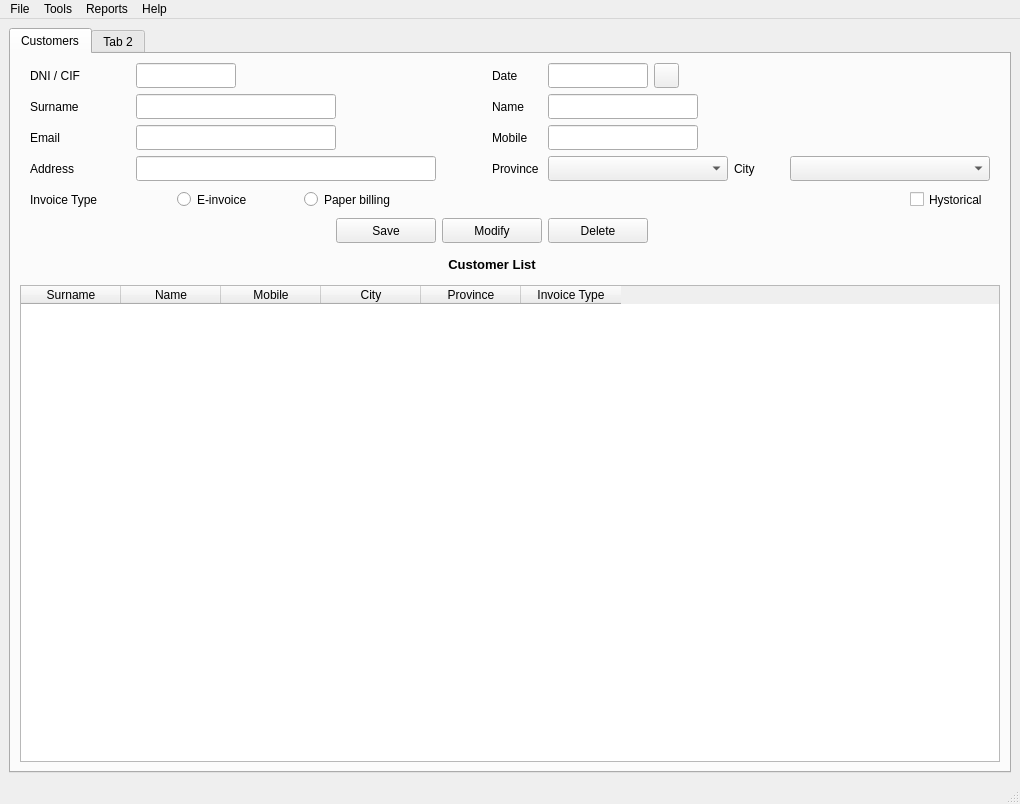
<?xml version="1.0" encoding="UTF-8"?>
<ui version="4.0">
 <class>MainWindow</class>
 <widget class="QMainWindow" name="MainWindow">
  <property name="geometry">
   <rect>
    <x>0</x>
    <y>0</y>
    <width>1020</width>
    <height>804</height>
   </rect>
  </property>
  <property name="windowTitle">
   <string>empresaTeis</string>
  </property>
  <property name="windowIcon">
   <iconset>
    <normaloff>../../../../../.designer/img/logo.ico</normaloff>../../../../../.designer/img/logo.ico</iconset>
  </property>
  <property name="iconSize">
   <size>
    <width>28</width>
    <height>28</height>
   </size>
  </property>
  <widget class="QWidget" name="centralwidget">
   <layout class="QHBoxLayout" name="horizontalLayout">
    <item>
     <widget class="QTabWidget" name="panelMain">
      <property name="currentIndex">
       <number>0</number>
      </property>
      <widget class="QWidget" name="tab">
       <attribute name="title">
        <string>Customers</string>
       </attribute>
       <layout class="QVBoxLayout" name="verticalLayout">
        <item>
         <layout class="QVBoxLayout" name="verticalLayout_2">
          <item>
           <layout class="QGridLayout" name="gridLayout_4">
            <item row="0" column="7">
             <spacer name="horizontalSpacer_3">
              <property name="orientation">
               <enum>Qt::Horizontal</enum>
              </property>
              <property name="sizeHint" stdset="0">
               <size>
                <width>40</width>
                <height>20</height>
               </size>
              </property>
             </spacer>
            </item>
            <item row="3" column="4">
             <layout class="QGridLayout" name="gridLayout">
              <item row="0" column="0">
               <widget class="QComboBox" name="cmbProvinceCli">
                <property name="minimumSize">
                 <size>
                  <width>180</width>
                  <height>25</height>
                 </size>
                </property>
                <property name="maximumSize">
                 <size>
                  <width>180</width>
                  <height>25</height>
                 </size>
                </property>
               </widget>
              </item>
              <item row="0" column="1" alignment="Qt::AlignRight">
               <widget class="QLabel" name="lblCityCli">
                <property name="minimumSize">
                 <size>
                  <width>50</width>
                  <height>25</height>
                 </size>
                </property>
                <property name="maximumSize">
                 <size>
                  <width>50</width>
                  <height>25</height>
                 </size>
                </property>
                <property name="text">
                 <string>City</string>
                </property>
               </widget>
              </item>
              <item row="0" column="2">
               <widget class="QComboBox" name="cmbCityCli">
                <property name="minimumSize">
                 <size>
                  <width>200</width>
                  <height>25</height>
                 </size>
                </property>
                <property name="maximumSize">
                 <size>
                  <width>200</width>
                  <height>25</height>
                 </size>
                </property>
               </widget>
              </item>
             </layout>
            </item>
            <item row="0" column="2">
             <widget class="QLineEdit" name="txtDniCif">
              <property name="minimumSize">
               <size>
                <width>100</width>
                <height>25</height>
               </size>
              </property>
              <property name="maximumSize">
               <size>
                <width>100</width>
                <height>25</height>
               </size>
              </property>
             </widget>
            </item>
            <item row="0" column="1">
             <widget class="QLabel" name="lblDniCif">
              <property name="minimumSize">
               <size>
                <width>50</width>
                <height>25</height>
               </size>
              </property>
              <property name="maximumSize">
               <size>
                <width>50</width>
                <height>25</height>
               </size>
              </property>
              <property name="text">
               <string>DNI / CIF</string>
              </property>
             </widget>
            </item>
            <item row="0" column="3" alignment="Qt::AlignRight">
             <widget class="QLabel" name="lblDateCli">
              <property name="minimumSize">
               <size>
                <width>50</width>
                <height>25</height>
               </size>
              </property>
              <property name="maximumSize">
               <size>
                <width>50</width>
                <height>25</height>
               </size>
              </property>
              <property name="text">
               <string>Date</string>
              </property>
             </widget>
            </item>
            <item row="1" column="1">
             <widget class="QLabel" name="lblSurnameCli">
              <property name="minimumSize">
               <size>
                <width>50</width>
                <height>25</height>
               </size>
              </property>
              <property name="maximumSize">
               <size>
                <width>50</width>
                <height>25</height>
               </size>
              </property>
              <property name="text">
               <string>Surname</string>
              </property>
             </widget>
            </item>
            <item row="0" column="4">
             <layout class="QGridLayout" name="gridLayout_6">
              <item row="0" column="0">
               <widget class="QLineEdit" name="txtDateCli">
                <property name="minimumSize">
                 <size>
                  <width>100</width>
                  <height>25</height>
                 </size>
                </property>
                <property name="maximumSize">
                 <size>
                  <width>100</width>
                  <height>25</height>
                 </size>
                </property>
                <property name="text">
                 <string/>
                </property>
                <property name="alignment">
                 <set>Qt::AlignCenter</set>
                </property>
                <property name="readOnly">
                 <bool>true</bool>
                </property>
               </widget>
              </item>
              <item row="0" column="1" alignment="Qt::AlignLeft">
               <widget class="QPushButton" name="btnDateCli">
                <property name="minimumSize">
                 <size>
                  <width>25</width>
                  <height>25</height>
                 </size>
                </property>
                <property name="maximumSize">
                 <size>
                  <width>25</width>
                  <height>25</height>
                 </size>
                </property>
                <property name="text">
                 <string/>
                </property>
                <property name="icon">
                 <iconset>
                  <normaloff>../../../../.designer/img/calendarioIcono.jpg</normaloff>../../../../.designer/img/calendarioIcono.jpg</iconset>
                </property>
                <property name="iconSize">
                 <size>
                  <width>20</width>
                  <height>20</height>
                 </size>
                </property>
               </widget>
              </item>
             </layout>
            </item>
            <item row="1" column="2">
             <widget class="QLineEdit" name="txtSurnameCli">
              <property name="minimumSize">
               <size>
                <width>200</width>
                <height>25</height>
               </size>
              </property>
              <property name="maximumSize">
               <size>
                <width>200</width>
                <height>25</height>
               </size>
              </property>
             </widget>
            </item>
            <item row="4" column="2">
             <layout class="QGridLayout" name="gridLayout_5">
              <item row="0" column="0">
               <widget class="QRadioButton" name="rdbFactureOnline">
                <property name="minimumSize">
                 <size>
                  <width>80</width>
                  <height>25</height>
                 </size>
                </property>
                <property name="maximumSize">
                 <size>
                  <width>80</width>
                  <height>25</height>
                 </size>
                </property>
                <property name="text">
                 <string>E-invoice</string>
                </property>
                <attribute name="buttonGroup">
                 <string notr="true">btnGroupInvoice</string>
                </attribute>
               </widget>
              </item>
              <item row="0" column="1">
               <widget class="QRadioButton" name="rdbFacturePaper">
                <property name="minimumSize">
                 <size>
                  <width>90</width>
                  <height>25</height>
                 </size>
                </property>
                <property name="maximumSize">
                 <size>
                  <width>80</width>
                  <height>25</height>
                 </size>
                </property>
                <property name="text">
                 <string>Paper billing</string>
                </property>
                <attribute name="buttonGroup">
                 <string notr="true">btnGroupInvoice</string>
                </attribute>
               </widget>
              </item>
             </layout>
            </item>
            <item row="3" column="3" alignment="Qt::AlignRight">
             <widget class="QLabel" name="lblProvinceCli">
              <property name="minimumSize">
               <size>
                <width>50</width>
                <height>25</height>
               </size>
              </property>
              <property name="maximumSize">
               <size>
                <width>50</width>
                <height>25</height>
               </size>
              </property>
              <property name="text">
               <string>Province</string>
              </property>
             </widget>
            </item>
            <item row="1" column="3" alignment="Qt::AlignRight">
             <widget class="QLabel" name="lblNameCli">
              <property name="minimumSize">
               <size>
                <width>50</width>
                <height>25</height>
               </size>
              </property>
              <property name="maximumSize">
               <size>
                <width>50</width>
                <height>25</height>
               </size>
              </property>
              <property name="text">
               <string>Name</string>
              </property>
             </widget>
            </item>
            <item row="2" column="1">
             <widget class="QLabel" name="lblEmailCli">
              <property name="minimumSize">
               <size>
                <width>50</width>
                <height>25</height>
               </size>
              </property>
              <property name="maximumSize">
               <size>
                <width>50</width>
                <height>25</height>
               </size>
              </property>
              <property name="text">
               <string>Email</string>
              </property>
             </widget>
            </item>
            <item row="2" column="4">
             <widget class="QLineEdit" name="txtMobileCli">
              <property name="minimumSize">
               <size>
                <width>150</width>
                <height>25</height>
               </size>
              </property>
              <property name="maximumSize">
               <size>
                <width>150</width>
                <height>25</height>
               </size>
              </property>
             </widget>
            </item>
            <item row="6" column="3" alignment="Qt::AlignHCenter">
             <widget class="QPushButton" name="btnModifyCli">
              <property name="minimumSize">
               <size>
                <width>100</width>
                <height>25</height>
               </size>
              </property>
              <property name="maximumSize">
               <size>
                <width>100</width>
                <height>25</height>
               </size>
              </property>
              <property name="text">
               <string>Modify</string>
              </property>
             </widget>
            </item>
            <item row="6" column="4">
             <widget class="QPushButton" name="btnDeleteCli">
              <property name="minimumSize">
               <size>
                <width>100</width>
                <height>25</height>
               </size>
              </property>
              <property name="maximumSize">
               <size>
                <width>100</width>
                <height>25</height>
               </size>
              </property>
              <property name="text">
               <string>Delete</string>
              </property>
             </widget>
            </item>
            <item row="7" column="3">
             <widget class="QLabel" name="lblListCli">
              <property name="minimumSize">
               <size>
                <width>100</width>
                <height>30</height>
               </size>
              </property>
              <property name="maximumSize">
               <size>
                <width>100</width>
                <height>30</height>
               </size>
              </property>
              <property name="font">
               <font>
                <pointsize>10</pointsize>
                <weight>75</weight>
                <bold>true</bold>
                <stylestrategy>PreferDefault</stylestrategy>
               </font>
              </property>
              <property name="text">
               <string>Customer List</string>
              </property>
              <property name="alignment">
               <set>Qt::AlignCenter</set>
              </property>
             </widget>
            </item>
            <item row="1" column="4">
             <widget class="QLineEdit" name="txtNameCli">
              <property name="minimumSize">
               <size>
                <width>150</width>
                <height>25</height>
               </size>
              </property>
              <property name="maximumSize">
               <size>
                <width>150</width>
                <height>25</height>
               </size>
              </property>
             </widget>
            </item>
            <item row="4" column="1" alignment="Qt::AlignRight">
             <widget class="QLabel" name="label">
              <property name="minimumSize">
               <size>
                <width>100</width>
                <height>25</height>
               </size>
              </property>
              <property name="maximumSize">
               <size>
                <width>100</width>
                <height>25</height>
               </size>
              </property>
              <property name="text">
               <string>Invoice Type</string>
              </property>
             </widget>
            </item>
            <item row="2" column="3" alignment="Qt::AlignRight">
             <widget class="QLabel" name="lblMovileCli">
              <property name="minimumSize">
               <size>
                <width>50</width>
                <height>25</height>
               </size>
              </property>
              <property name="maximumSize">
               <size>
                <width>50</width>
                <height>25</height>
               </size>
              </property>
              <property name="text">
               <string>Mobile</string>
              </property>
             </widget>
            </item>
            <item row="3" column="1">
             <widget class="QLabel" name="lblAddressCli">
              <property name="minimumSize">
               <size>
                <width>50</width>
                <height>25</height>
               </size>
              </property>
              <property name="maximumSize">
               <size>
                <width>50</width>
                <height>25</height>
               </size>
              </property>
              <property name="text">
               <string>Address</string>
              </property>
             </widget>
            </item>
            <item row="2" column="2">
             <widget class="QLineEdit" name="txtEmailCli">
              <property name="minimumSize">
               <size>
                <width>200</width>
                <height>25</height>
               </size>
              </property>
              <property name="maximumSize">
               <size>
                <width>200</width>
                <height>25</height>
               </size>
              </property>
             </widget>
            </item>
            <item row="3" column="2">
             <widget class="QLineEdit" name="txtAddressCli">
              <property name="minimumSize">
               <size>
                <width>300</width>
                <height>25</height>
               </size>
              </property>
              <property name="maximumSize">
               <size>
                <width>300</width>
                <height>25</height>
               </size>
              </property>
             </widget>
            </item>
            <item row="6" column="2" alignment="Qt::AlignRight">
             <widget class="QPushButton" name="btnSaveCli">
              <property name="minimumSize">
               <size>
                <width>100</width>
                <height>25</height>
               </size>
              </property>
              <property name="maximumSize">
               <size>
                <width>100</width>
                <height>25</height>
               </size>
              </property>
              <property name="text">
               <string>Save</string>
              </property>
             </widget>
            </item>
            <item row="0" column="0">
             <spacer name="horizontalSpacer">
              <property name="orientation">
               <enum>Qt::Horizontal</enum>
              </property>
              <property name="sizeHint" stdset="0">
               <size>
                <width>40</width>
                <height>20</height>
               </size>
              </property>
             </spacer>
            </item>
            <item row="4" column="4">
             <layout class="QGridLayout" name="gridLayout_2">
              <item row="0" column="1">
               <widget class="QCheckBox" name="chcHistorical">
                <property name="minimumSize">
                 <size>
                  <width>80</width>
                  <height>25</height>
                 </size>
                </property>
                <property name="maximumSize">
                 <size>
                  <width>80</width>
                  <height>25</height>
                 </size>
                </property>
                <property name="text">
                 <string>Hystorical</string>
                </property>
               </widget>
              </item>
              <item row="0" column="0">
               <spacer name="horizontalSpacer_2">
                <property name="orientation">
                 <enum>Qt::Horizontal</enum>
                </property>
                <property name="sizeHint" stdset="0">
                 <size>
                  <width>40</width>
                  <height>20</height>
                 </size>
                </property>
               </spacer>
              </item>
             </layout>
            </item>
           </layout>
          </item>
          <item>
           <widget class="QTableWidget" name="tblCustomerList">
            <property name="alternatingRowColors">
             <bool>true</bool>
            </property>
            <property name="selectionBehavior">
             <enum>QAbstractItemView::SelectRows</enum>
            </property>
            <attribute name="verticalHeaderVisible">
             <bool>false</bool>
            </attribute>
            <column>
             <property name="text">
              <string>Surname</string>
             </property>
            </column>
            <column>
             <property name="text">
              <string>Name</string>
             </property>
            </column>
            <column>
             <property name="text">
              <string>Mobile</string>
             </property>
            </column>
            <column>
             <property name="text">
              <string>City</string>
             </property>
            </column>
            <column>
             <property name="text">
              <string>Province</string>
             </property>
            </column>
            <column>
             <property name="text">
              <string>Invoice Type</string>
             </property>
            </column>
           </widget>
          </item>
         </layout>
        </item>
       </layout>
      </widget>
      <widget class="QWidget" name="tab_2">
       <attribute name="title">
        <string>Tab 2</string>
       </attribute>
      </widget>
     </widget>
    </item>
   </layout>
  </widget>
  <widget class="QMenuBar" name="menubar">
   <property name="geometry">
    <rect>
     <x>0</x>
     <y>0</y>
     <width>1020</width>
     <height>21</height>
    </rect>
   </property>
   <widget class="QMenu" name="menuFile">
    <property name="title">
     <string>File</string>
    </property>
    <addaction name="actionExit"/>
   </widget>
   <widget class="QMenu" name="menuTools">
    <property name="title">
     <string>Tools</string>
    </property>
   </widget>
   <widget class="QMenu" name="menuReports">
    <property name="title">
     <string>Reports</string>
    </property>
    <addaction name="actionCustomer_Report"/>
   </widget>
   <widget class="QMenu" name="menuAbout">
    <property name="title">
     <string>Help</string>
    </property>
    <addaction name="actionAbout"/>
   </widget>
   <addaction name="menuFile"/>
   <addaction name="menuTools"/>
   <addaction name="menuReports"/>
   <addaction name="menuAbout"/>
  </widget>
  <widget class="QStatusBar" name="statusbar"/>
  <action name="actionExit">
   <property name="text">
    <string>Exit</string>
   </property>
  </action>
  <action name="actionCustomer_Report">
   <property name="text">
    <string>Customer Report</string>
   </property>
  </action>
  <action name="actionAbout">
   <property name="text">
    <string>About</string>
   </property>
  </action>
 </widget>
 <resources/>
 <connections/>
 <buttongroups>
  <buttongroup name="btnGroupInvoice"/>
 </buttongroups>
</ui>
